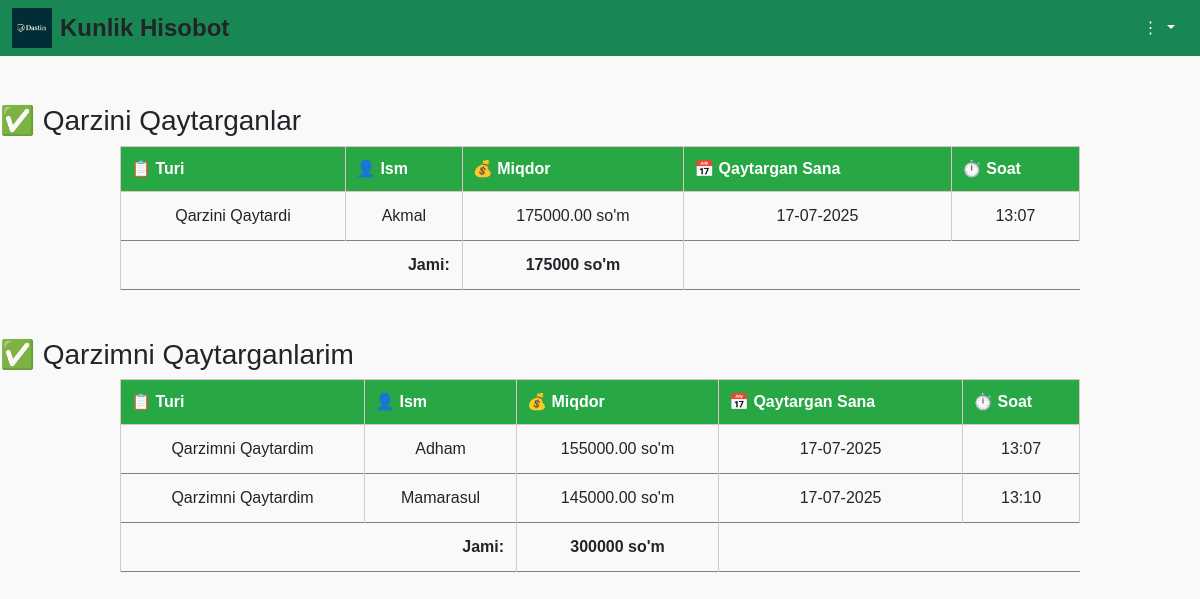
The app's page /api/qarzlar_jadvali/6671099919/ with its own data.
### botapp/models.py (models this page shows, shortened)
class QarzBerdim(models.Model):
    user = models.ForeignKey(User, on_delete=models.CASCADE)
    person_name = models.CharField(max_length=100)
    amount = models.DecimalField(max_digits=12, decimal_places=2, default=0)
    date = models.DateTimeField(auto_now_add=True)
    date_text = models.CharField(max_length=100, blank=True, null=True)  # Sana matni
    is_deleted = models.BooleanField(default=False)
    delete_date = models.DateTimeField(null=True, blank=True)
    class Meta:
        verbose_name = "Qarz Berdim"
        verbose_name_plural = "Qarz Berdimlar"

class QarzOldim(models.Model):
    user = models.ForeignKey(User, on_delete=models.CASCADE)
    person_name = models.CharField(max_length=100)
    amount = models.DecimalField(max_digits=12, decimal_places=2, default=0)
    date = models.DateTimeField(default=timezone.now)
    date_text = models.CharField(max_length=100, blank=True, null=True)
    is_deleted = models.BooleanField(default=False)
    delete_date = models.DateTimeField(null=True, blank=True)
    class Meta:
        verbose_name = "Qarz Oldim"
        verbose_name_plural = "Qarz Oldimlar"

### botapp/views.py (the view)
# urls.py: path("qarzlar_jadvali/<int:telegram_id>/",views.qarzlar_jadvali, name='qarzlar_jadvali'),
def qarzlar_jadvali(request, telegram_id):
    user = User.objects.get(telegram_id=telegram_id)
    qarz_qaytarildi = QarzBerdim.objects.filter(
        user=user,
        is_deleted=True,
    ).order_by('-date')
    qarz_qaytardim = QarzOldim.objects.filter(
        user=user,
        is_deleted=True,
    ).order_by('-date')
    jami_qaytardim = qarz_qaytardim.aggregate(Sum("amount"))["amount__sum"] or 0
    jami_qaytardi = qarz_qaytarildi.aggregate(Sum("amount"))["amount__sum"] or 0
    return render(request, "qarzlar_jadvali.html", {
        "telegram_id": telegram_id,
        "qarz_qaytarildi": qarz_qaytarildi,
        "qarz_qaytardim": qarz_qaytardim,
        "jami_qaytardim": jami_qaytardim,
        "jami_qaytardi": jami_qaytardi,
    })

### templates/qarzlar_jadvali.html (shortened to what this page needs)
{% load static %}
<!DOCTYPE html>
<html lang="en">
<head>
    <link href="https://cdn.jsdelivr.net/npm/bootstrap@5.3.0/dist/css/bootstrap.min.css" rel="stylesheet">
    </head>
    <body style="margin:0; padding:0;">
    <nav class="navbar navbar-dark bg-success sticky-top">
    <div class="container-fluid d-flex justify-content-between align-items-center">
    <div class="d-flex align-items-center text-dark">
      <img src="{% static 'logo.png' %}" alt="Logo" width="40" height="40" class="me-2">
      <span class="fs-4 fw-bold">Kunlik Hisobot</span>
    </div>
    <div class="dropdown">
      <button class="btn btn-success text-white dropdown-toggle" type="button" id="dropdownMenuButton" data-bs-toggle="dropdown" aria-expanded="false">
        ⋮
      </button>
    </div>
    </div>
    </nav>
<h3 class="mt-5">✅ Qarzini Qaytarganlar</h3>
    <table class="table-bordered">
        <thead class="table-danger">
        <tr>
            <th>📋 Turi</th>
            <th>👤 Ism</th>
            <th>💰 Miqdor</th>
            <th>📅 Qaytargan Sana</th>
            <th>⏱️ Soat</th>
        </tr>
        </thead>
        <tbody>
        {% if qarz_qaytarildi %}
            {% for item in qarz_qaytarildi %}
                <tr>
                    <td>Qarzini Qaytardi</td>
                    <td>{{ item.person_name }}</td>
                    <td>{{ item.amount }} so'm</td>
                    <td>{{ item.delete_date|date:"d-m-Y"}}</td>
                    <td>{{ item.delete_date|date:"H:i"}}</td>
                </tr>
            {% endfor %}
        {% else %}
        <tr>
            <td colspan="5" style="text-align:center;">🚫 Qarzini qaytarganlar yo'q hozircha </td>
        </tr>
        {% endif %}
        </tbody>
        <tfoot>
                <tr>
                    <td colspan="2" class="text-end"><strong>Jami:</strong></td>
                    <td><strong>{{ jami_qaytardi }} so'm</strong></td>
                </tr>
    </tfoot>
    </table>
<h3 class="mt-5">✅ Qarzimni Qaytarganlarim</h3>
    <table class="table-bordered">
        <thead class="table-danger">
        <tr>
            <th>📋 Turi</th>
            <th>👤 Ism</th>
            <th>💰 Miqdor</th>
            <th>📅 Qaytargan Sana</th>
            <th>⏱️ Soat</th>
        </tr>
        </thead>
        <tbody>
        {% if qarz_qaytardim %}
            {% for item in qarz_qaytardim %}
                <tr>
                    <td>Qarzimni Qaytardim</td>
                    <td>{{ item.person_name }}</td>
                    <td>{{ item.amount }} so'm</td>
                    <td>{{ item.delete_date|date:"d-m-Y"}}</td>
                    <td>{{ item.delete_date|date:"H:i"}}</td>
                </tr>
            {% endfor %}
        {% else %}
        <tr>
            <td colspan="5" style="text-align:center;">🚫 Qarzini qaytarganlar yo'q hozircha </td>
        </tr>
        {% endif %}
        </tbody>
        <tfoot>
                <tr>
                    <td colspan="2" class="text-end"><strong>Jami:</strong></td>
                    <td><strong>{{ jami_qaytardim }} so'm</strong></td>
                </tr>
    </tfoot>
    </table>
</body>
</html>

### templates/qarzlar_jadvali.html (style rules this page uses)
body { font-family: Arial; padding: 30px; background-color: #f9f9f9; }
table { margin: auto; width: 80%; border-collapse: collapse; }
th { background-color: #28a745; color: white; padding: 10px; }
td { border: 1px solid #ccc; padding: 12px; text-align: center; }

### records on screen
QarzBerdim: person_name "Akmal", amount "175000.00", delete_date "17-07-2025", delete_date "13:07"
QarzOldim: person_name "Adham", amount "155000.00", delete_date "17-07-2025", delete_date "13:07"
QarzOldim: person_name "Mamarasul", amount "145000.00", delete_date "17-07-2025", delete_date "13:10"

### other values on screen
{{ jami_qaytardi }} "175000"
{{ jami_qaytardim }} "300000"
